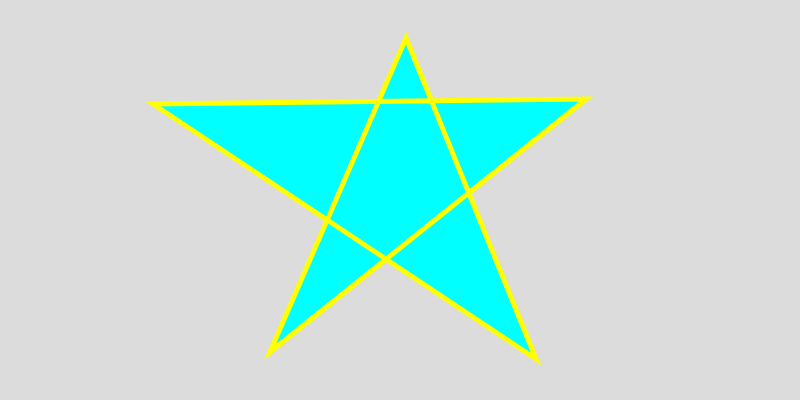
Frame 1 (no input)
Frame 60 (no input): identical to frame 1, image omitted
Frame 120 (the mouse pressed at the canvas centre since frame 60): identical to frame 1, image omitted

The p5.js sketch that drew this single still picture (run headless with seeded random() and noise() and a simulated clock; from frame 60 on, the mouse is pressed at the canvas centre):

// p5.js sketch
// ── sketch.js
function setup() {
  createCanvas(800, 400);
}

function draw() {
  background(220);

  strokeWeight(5);
  stroke(255, 255, 0);
  fill(0, 255, 255);

  beginShape();
  vertex(406, 38);
  vertex(270, 352);
  vertex(586, 99);
  vertex(153, 104);
  vertex(536, 359);
  endShape(CLOSE);
}

// an event function that is called when the mouse is pressed
function mousePressed() {
  // Please copy and paste this code into p5.js web editor, check the Console!
  // Log the coordinates of the mouse click in the console with the format of a splineVertex() function!
  console.log("vertex(" + round(mouseX) + "," + round(mouseY) + ");");
}
